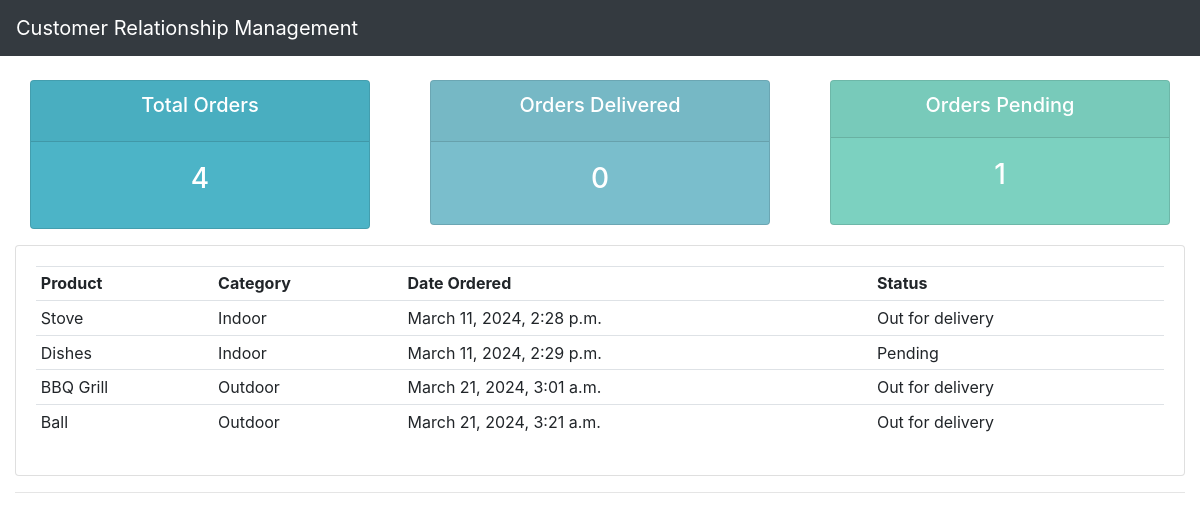
The page /user/ (signed in) on the database its author committed.
### accounts/models.py (models this page shows, shortened)
class Order(models.Model):
	STATUS = (
			('Pending', 'Pending'),
			('Out for delivery', 'Out for delivery'),
			('Delivered', 'Delivered'),
			)
	customer = models.ForeignKey(Customer, null=True, on_delete= models.SET_NULL)
	product = models.ForeignKey(Product, null=True, on_delete= models.SET_NULL)
	date_created = models.DateTimeField(auto_now_add=True, null=True)
	status = models.CharField(max_length=200, null=True, choices=STATUS)

class Product(models.Model):
	CATEGORY = (
			('Indoor', 'Indoor'),
			('Outdoor', 'Outdoor'),
		)
	name = models.CharField(max_length=200, null=True)
	price = models.FloatField(null=True)
	category = models.CharField(max_length=200, null=True, choices=CATEGORY)
	description = models.CharField(max_length=200, null=True, blank=True)
	date_created = models.DateTimeField(auto_now_add=True, null=True)
	tags = models.ManyToManyField(Tag)
	def __str__(self):
		return self.name

### accounts/decorators.py (the view)
        def wrapper_func(request, *args, **kwargs):
            group = None
            if request.user.groups.exists():
                group = request.user.groups.all()[0].name
            if group in allowed_roles:
                return view_func(request, *args, **kwargs)
            else:
                return HttpResponse('You are not authorized to view this page')

### accounts/views.py (called while the page is built)
@login_required(login_url='login')
@allowed_users(allowed_roles=['customer'])
def userPage(request):
	orders = request.user.customer.order_set.all()
	total_orders = orders.count()
	delivered = orders.filter(status='Delivered').count()
	pending = orders.filter(status='Pending').count()
	context = {'orders': orders, 'total_orders': total_orders, 'delivered': delivered, 'pending': pending}
	return render(request, 'accounts/user.html', context)

### accounts/templates/accounts/user.html (shortened to what this page needs)
{%extends 'accounts/main.html'%}
{% block content%}
{% include 'accounts/status.html'%}
<div class="row">
    <div class="col-md">
        <div class="card card-body">
            <table class="table table-sm">
                <tr>
                    <th>Product</th>
                    <th>Category</th>
                    <th>Date Ordered</th>
                    <th>Status</th>
                </tr>
                {%for order in orders %}
                <tr>
                    <td>{{order.product}}</td>
                    <td>{{order.product.category}}</td>
                    <td>{{order.date_created}}</td>
                    <td>{{order.status}}</td>
                </tr>
                {%endfor%}
            </table>
        </div>
    </div>
</div>
{%endblock content%}

### rows shown on the page
Order: product "Stove", product.category "Indoor", date_created "March 11, 2024, 2:28 p.m.", status "Out for delivery"
Order: product "Dishes", product.category "Indoor", date_created "March 11, 2024, 2:29 p.m.", status "Pending"
Order: product "BBQ Grill", product.category "Outdoor", date_created "March 21, 2024, 3:01 a.m.", status "Out for delivery"
Order: product "Ball", product.category "Outdoor", date_created "March 21, 2024, 3:21 a.m.", status "Out for delivery"

### other values the page prints
{{ total_orders }} "4"
{{ delivered }} "0"
{{ pending }} "1"
